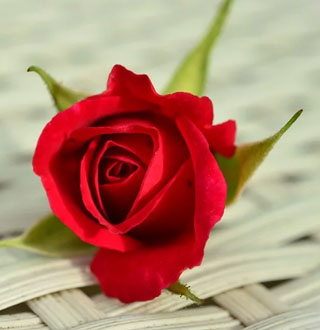
#> input picture geometry/img/affine.jpg, 320 x 330 px
$ jupyter execute affine_combination.ipynb
#> lines starting #> are read from the running program, lines starting #| are printed output that depends on the picture
# 어파인 변환의 연결

[cell 1]
import numpy as np, math, cv2

[cell 2]
def bilinear_value(img, pt):
    x, y = np.int32(pt)
    if y >= img.shape[0]-1: y = y - 1
    if x >= img.shape[1]-1: x = x - 1

    P1, P2, P3, P4 = np.float32(img[y:y+2,x:x+2].flatten())
    alpha, beta = pt[1] - y,  pt[0] - x                   # 거리 비율

    M1 = P1 + alpha * (P3 - P1)                      # 1차 보간
    M2 = P2 + alpha * (P4 - P2)
    P  = M1 + beta  * (M2 - M1)                     # 2차 보간
    return np.clip(P, 0, 255)                       # 화소값 saturation후 반환

[cell 3]
def contain(p, shape):                              # 좌표(y,x)가 범위내 인지 검사
    return 0<= p[0] < shape[0] and 0<= p[1] < shape[1]

[cell 4]
def affine_transform(img, mat):
    rows, cols = img.shape[:2]
    inv_mat = cv2.invertAffineTransform(mat)  # 어파인 변환의 역행렬
    ## 리스트 생성 방식
    pts = [np.dot(inv_mat, (j, i, 1)) for i in range(rows) for j in range(cols)]
    dst = [bilinear_value(img, p) if contain(p, size) else 0 for p in pts]
    dst = np.reshape(dst, (rows, cols)).astype('uint8')

    return dst

[cell 5]
def getAffineMat(center, degree, fx = 1, fy = 1, translate = (0,0)):
    cen_trans = np.eye(3, dtype=np.float32)
    org_trans = np.eye(3, dtype=np.float32)
    scale_mat = np.eye(3, dtype=np.float32)         # 크기 변경 행렬
    trans_mat = np.eye(3, dtype=np.float32)         # 평행 이동 행렬
    rot_mat   = np.eye(3, dtype=np.float32)         # 회전 변환 행렬

    radian = (degree/180.0) * np.pi                 # 회전 각도 - 라디언  계산
    rot_mat[0] = [ np.cos(radian), np.sin(radian), 0]
    rot_mat[1] = [-np.sin(radian), np.cos(radian), 0]

    cen_trans[:2, 2] = center                       # 중심 좌표를 기준으로 회전
    org_trans[:2, 2] = np.multiply(center[0], -1)   # 원점으로 이동
    trans_mat[:2, 2] = translate                    # 평행 이동 행렬의 원소 지정
    scale_mat[0, 0], scale_mat[1, 1] = fx, fy       # 크기 변경 행렬의 원소 지정

    ret_mat = cen_trans.dot(rot_mat.dot(trans_mat.dot(scale_mat.dot(org_trans))))
    # ret_mat = cen_trans.dot(rot_mat.dot(scale_mat.dot(trans_mat.dot(org_trans))))
    return np.delete(ret_mat, 2, axis=0)            # 행 제거 ret_mat[0:2,:]

[cell 6]
image = cv2.imread('img/affine.jpg', cv2.IMREAD_GRAYSCALE)
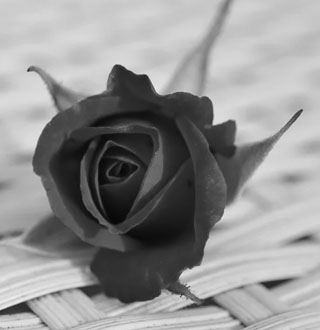
#> image: shape (330, 320); min 4, max 244, mean 145.5
if image is None: raise Exception("영상 파일 읽기 에러")

[cell 7]
size = image.shape[::-1]
#> size = (320, 330)
center = np.divmod(size, 2)[0]                  # 회전 중심 좌표 - 크기는 행,열의 역순
#> center = [160, 165]
angle, tr = 45.0, (200, 0)                                      # 각도와 평행이동

[cell 8]
aff_mat1 = getAffineMat(center, angle)                          # 중심 좌표 기준 회전
aff_mat2 = getAffineMat((0,0), 0, 2.0, 1.5)                     # 크기 변경 - 확대
aff_mat3 = getAffineMat(center, angle, 0.7, 0.7)                # 회전 및 축소
aff_mat4 = getAffineMat(center, angle, 0.7, 0.7, tr)            # 복합 변환

[cell 9]
dst1 = cv2.warpAffine(image, aff_mat1, size)             # OpenCV 함수
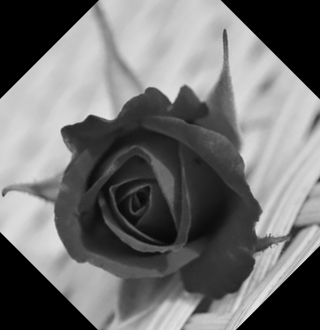
#> dst1: shape (330, 320); min 0, max 229, mean 112.5
dst2 = cv2.warpAffine(image, aff_mat2, size)
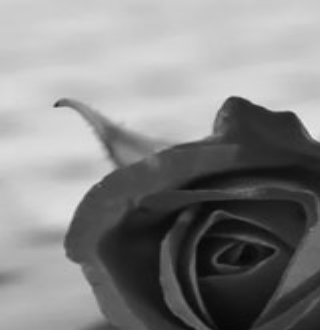
#> dst2: shape (330, 320); min 4, max 244, mean 133.7
dst3 = affine_transform(image, aff_mat3)                        # 사용자 정의 함수
#> in bilinear_value, `P1, P2, P3, P4 = np.float32(img[y:y+2,x:x+2].flatten())`: P1 = 198; P2 = 199
#> in bilinear_value, `M1 = P1 + alpha * (P3 - P1)`: M1 = 198.4
#> in bilinear_value, `M2 = P2 + alpha * (P4 - P2)`: M2 = 199
#> in bilinear_value, `P  = M1 + beta  * (M2 - M1)`: P = 199.4
#> in affine_transform, `dst = [bilinear_value(img, p) if contain(p, size) else 0 for p in pts]`: dst = 105600 items
#> in affine_transform, `dst = np.reshape(dst, (rows, cols)).astype('uint8')`:
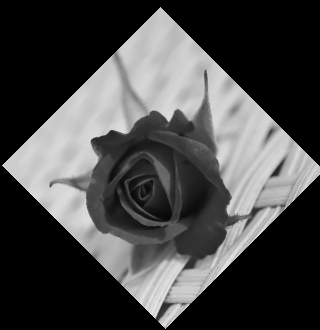
#> dst: shape (330, 320); min 0, max 235, mean 71.2
dst4 = affine_transform(image, aff_mat4)
#> in affine_transform (call 2), `dst = np.reshape(dst, (rows, cols)).astype('uint8')`:
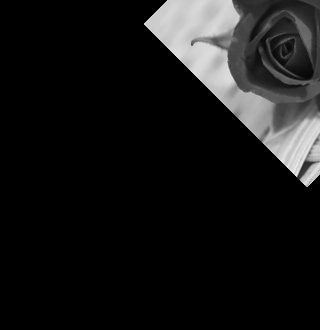
#> dst: shape (330, 320); min 0, max 234, mean 22.5

$ run again, with geometry/img/perspective.jpg copied over geometry/img/affine.jpg
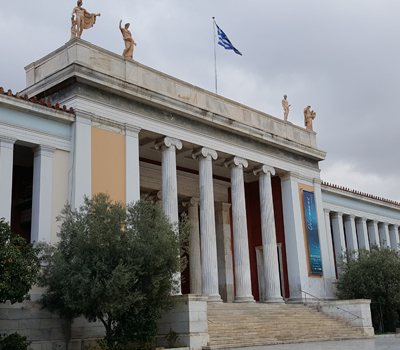
#> input picture geometry/img/perspective.jpg, 400 x 350 px
#> `dst2 = cv2.warpAffine(image, aff_mat2, size)`:
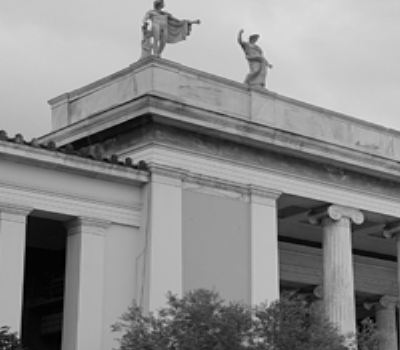
#> dst2: shape (350, 400); min 0, max 237, mean 140.1
#> P1 = 212; P3 = 211; P4 = 212
#> M1 = 211
#> M2 = 212
#> P = 211.6
#> in affine_transform, `dst = [bilinear_value(img, p) if contain(p, size) else 0 for p in pts]`: dst = 140000 items
#> in affine_transform (call 2), `dst = np.reshape(dst, (rows, cols)).astype('uint8')`:
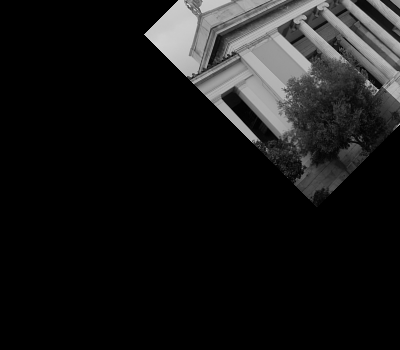
#> dst: shape (350, 400); min 0, max 211, mean 24.1
